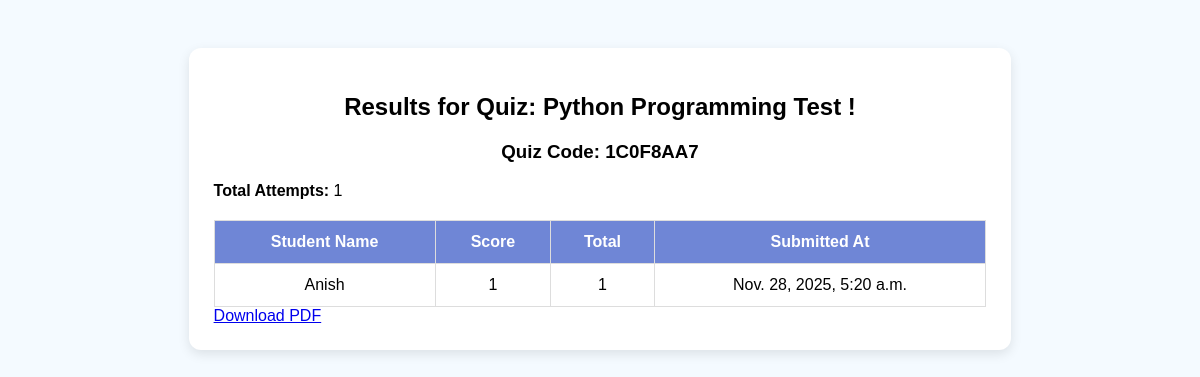
The page /quiz-results/1C0F8AA7/ on the database its author committed.
### accounts/models.py (models this page shows, shortened)
class Quiz(models.Model):
    teacher = models.ForeignKey(User, on_delete=models.CASCADE)
    title = models.CharField(max_length=200)
    code = models.CharField(max_length=10, unique=True, blank=True)
    created_at = models.DateTimeField(auto_now_add=True)
    time_limit_minutes = models.IntegerField(default=30)

class Result(models.Model):
    quiz = models.ForeignKey(Quiz, on_delete=models.CASCADE)
    student = models.ForeignKey(User, on_delete=models.CASCADE)
    score = models.IntegerField()
    total = models.IntegerField()
    submitted_at = models.DateTimeField(auto_now_add=True)

### accounts/views.py (the view)
# urls.py: path('quiz-results/<str:quiz_code>/', views.quiz_results, name='quiz_results'),
def quiz_results(request, quiz_code):
    quiz = Quiz.objects.get(code=quiz_code)
    results = Result.objects.filter(quiz=quiz)
    context = {
        "quiz": quiz,
        "results": results,
        "total_attempts": results.count()
    }
    return render(request, "accounts/quiz_results.html", context)

### templates/accounts/quiz_results.html (shortened to what this page needs)
<!DOCTYPE html>
<html>
<head>
</head>
<body>
<div class="container">
    <h2>Results for Quiz: {{ quiz.title }}</h2>
    <h3>Quiz Code: {{ quiz.code }}</h3>
    <p><strong>Total Attempts:</strong> {{ total_attempts }}</p>
    <table>
        <tr>
            <th>Student Name</th>
            <th>Score</th>
            <th>Total</th>
            <th>Submitted At</th>
        </tr>
        {% for r in results %}
        <tr>
            <td>{{ r.student.username }}</td>
            <td>{{ r.score }}</td>
            <td>{{ r.total }}</td>
            <td>{{ r.submitted_at }}</td>
        </tr>
        {% empty %}
        <tr>
            <td colspan="4">No attempts yet.</td>
        </tr>
        {% endfor %}
    </table>
    <a href="{% url 'quiz_results_pdf' quiz.code %}" class="btn">Download PDF</a>
</div>
</body>
</html>

### templates/accounts/quiz_results.html (style rules this page uses)
body { font-family: Poppins, Arial; background: #f4faff; padding: 40px; }
.container { width: 70%; margin: auto; background: white; padding: 25px; border-radius: 12px; box-shadow: 0 4px 12px rgba(0,0,0,0.1); }
table { width: 100%; border-collapse: collapse; margin-top: 20px; }
table, th, td { border: 1px solid #ddd; }
th, td { padding: 12px; text-align: center; }
th { background: #6f86d6; color: white; }
h2, h3 { text-align: center; }

### rows shown on the page
Quiz: title "Python Programming Test !", code "1C0F8AA7"
Result: student.username "Anish", score "1", total "1", submitted_at "Nov. 28, 2025, 5:20 a.m."

### other values the page prints
{{ total_attempts }} "1"
